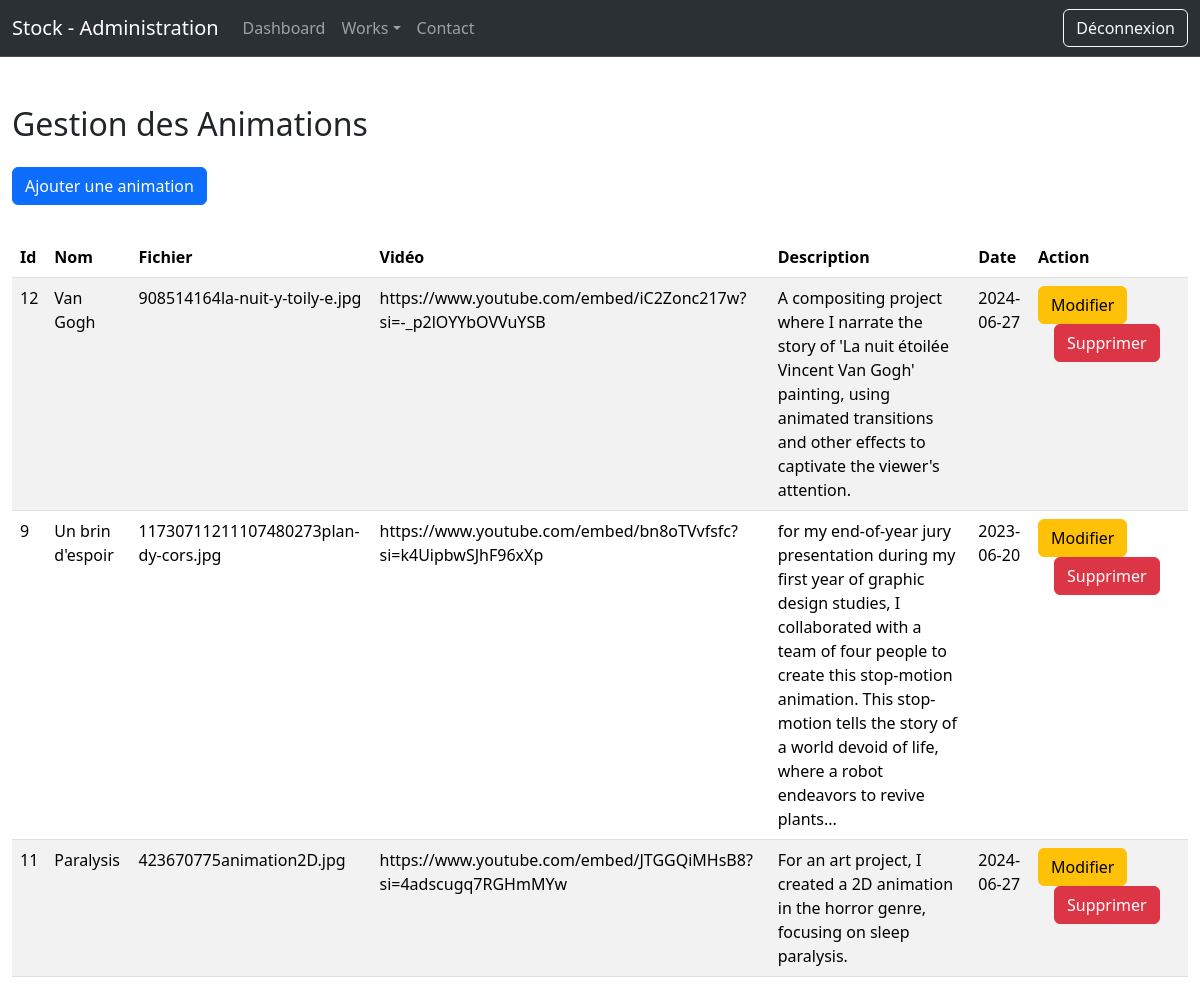
Screenshot of /admin/animation.php (signed in) with the database file from the repository.
### tables this page shows
CREATE TABLE `animation` (
  `id` int(11) NOT NULL,
  `nom` varchar(255) NOT NULL,
  `fichier` varchar(255) NOT NULL,
  `video` varchar(255) NOT NULL,
  `description` text NOT NULL,
  `date` date NOT NULL
);

### admin/animation.php (the view, shortened to what this page needs)
<?php
    require "../connexion.php";
?>
<!DOCTYPE html>
<html lang="en">
<head>
    <link href="https://cdn.jsdelivr.net/npm/bootstrap@5.3.2/dist/css/bootstrap.min.css" rel="stylesheet">
</head>
<body>
    <?php
        include("partials/header.php");
    ?>
    <div class="container-fluid my-5">
     <h2>Gestion des Animations</h2>
     <a href="addAnim.php" class="btn btn-primary my-3">Ajouter une animation</a>
     <table class="table table-striped my-3">
        <thead>
            <tr>
                <th>Id</th>
                <th>Nom</th>
                <th>Fichier</th>
                <th>Vidéo</th>
                <th>Description</th>
                <th>Date</th>
                <th>Action</th>
            </tr>
        </thead>
        <tbody>
            <?php
                $req = $bdd->query("SELECT * FROM animation");
                while($don = $req->fetch())
                {
                    echo "<tr>";
                        echo "<td>".$don['id']."</td>";
                        echo "<td>".$don['nom']."</td>";
                        echo "<td>".$don['fichier']."</td>";
                        echo "<td>".$don['video']."</td>";
                        echo "<td>".$don['description']."</td>";
                        echo "<td>".$don['date']."</td>";
                        echo "<td>";
                            echo "<a href='updateAnim.php?id=".$don['id']."' class='btn btn-warning'>Modifier</a>";
                            echo "<a href='animation.php?delete=".$don['id']."' class='btn btn-danger mx-3'>Supprimer</a>";
                        echo "</td>";
                    echo "</tr>";
                }
            ?>
        </tbody>
     </table>
    </div>
</body>
</html>

### rows the page displays
animation: id "12", nom "Van Gogh", fichier "908514164la-nuit-y-toily-e.jpg", video "https://www.youtube.com/embed/iC2Zonc217w?si=-_p2lOYYbOVVuYSB", description "A compositing project where I narrate the story of 'La nuit étoilée Vincent Van Gogh' painting, using animated transitions and other effects to captivate the viewer's attention.", date "2024-06-27"
animation: id "9", nom "Un brin d'espoir", fichier "11730711211107480273plan-dy-cors.jpg", video "https://www.youtube.com/embed/bn8oTVvfsfc?si=k4UipbwSJhF96xXp", description "for my end-of-year jury presentation during my first year of graphic design studies, I collaborated with a team of four people to create this stop-motion animation. This stop-motion tells the story of a world devoid of life, where a robot endeavors to revive plants...", date "2023-06-20"
animation: id "11", nom "Paralysis", fichier "423670775animation2D.jpg", video "https://www.youtube.com/embed/JTGGQiMHsB8?si=4adscugq7RGHmMYw", description "For an art project, I created a 2D animation in the horror genre, focusing on sleep paralysis.", date "2024-06-27"
